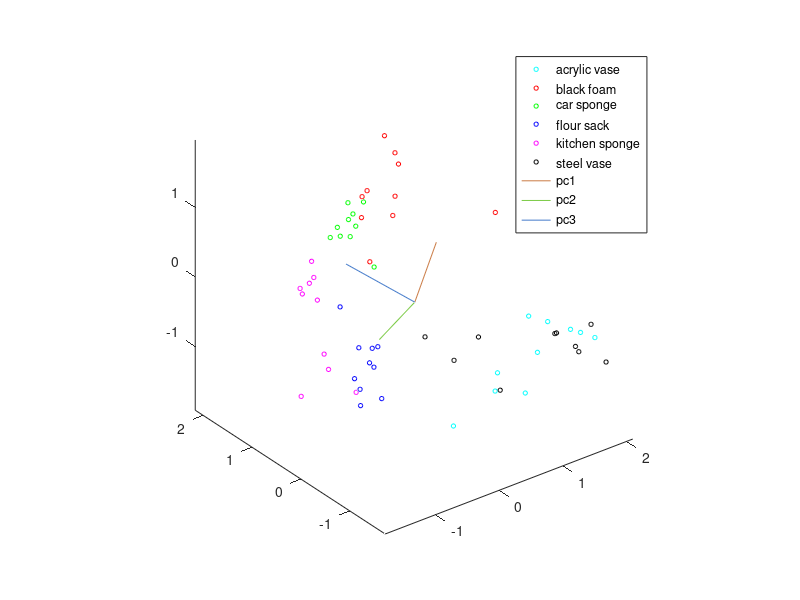
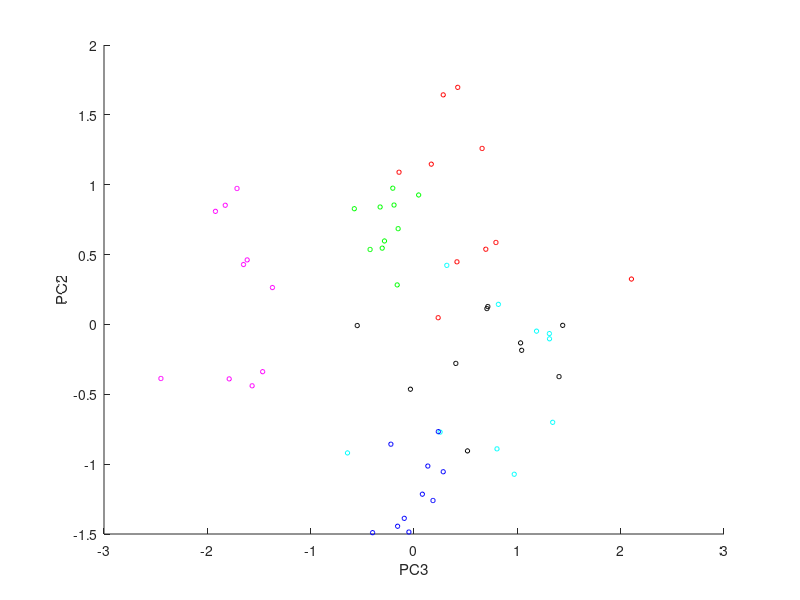
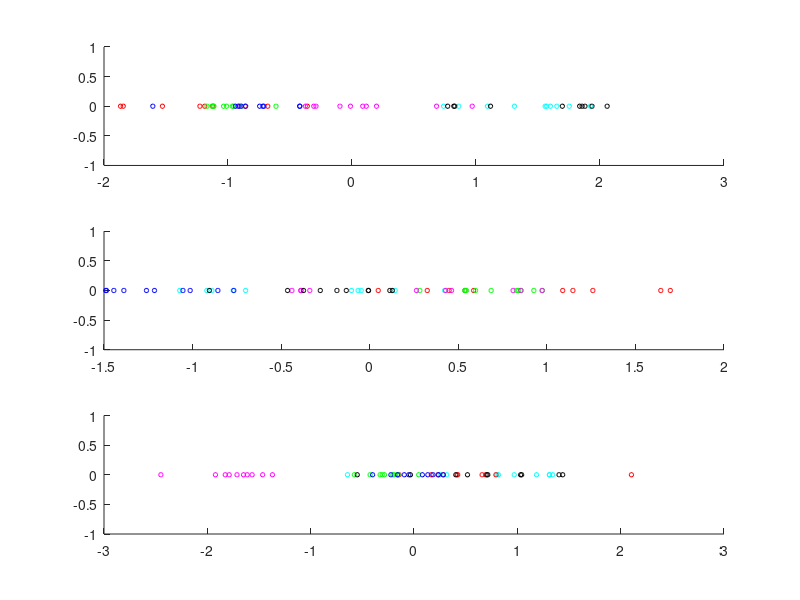

MATLAB code for these plots, in order:
clc; clear;

load('F0_PVT.mat');
colours = {'c', 'r', 'g', 'b', 'm', 'k'};

concat_data = vertcat(data.pressures, data.vibrations, data.temperatures);
concat_data = concat_data';
% Normalise the columns of the data
concat_data = normalize(concat_data, 1);

% compute the covariance matrix of the data
covMatrix = cov(concat_data);
% compute the eigenvectors V and eigenvalues D from the covariance matrix
[V,D] = eig(covMatrix);

% plot the data on the new coordinates
figure;
ax = axes();
view(ax, 3)
hold(ax, 'on')

for i=1:length(colours)
    scatter3(concat_data(1+10*(i-1):10*i,1),concat_data(1+10*(i-1):10*i,2),concat_data(1+10*(i-1):10*i,3),10,colours{i});
    hold on
end

line([0 V(1,1)],[0 V(2,1)],[0 V(3,1)],...
    'Color',[0.8 0.5 0.3],...
    'LineWidth',0.75);
line([0 V(1,2)],[0 V(2,2)], [0 V(3,2)],...
    'Color',[0.5 0.8 0.3],...
    'LineWidth',0.75);
line([0 V(1,3)],[0 V(2,3)], [0 V(3,3)],...
    'Color',[0.3 0.5 0.8],...
    'LineWidth',0.75);
legend({'acrylic vase', 'black foam', 'car sponge',...
        'flour sack', 'kitchen sponge', 'steel vase',...
        'pc1', 'pc2', 'pc3'});
axis equal

newdata = V * concat_data';
newdata = newdata';

variance = D / sum(D(:));

% plot the transformed data
figure;

for i=1:length(colours)
    scatter(newdata(1+10*(i-1):10*i,3),newdata(1+10*(i-1):10*i,2),10,colours{i});
    hold on
end

xlabel('PC3');
ylabel('PC2');

% plot the data across PCs as 1D plots

figure;
for j=1:3
    subplot(3,1,j);
    for i=1:length(colours)
        scatter(newdata(1+10*(i-1):10*i,j), zeros(10,1), 10,colours{i});
        hold on
    end
end
